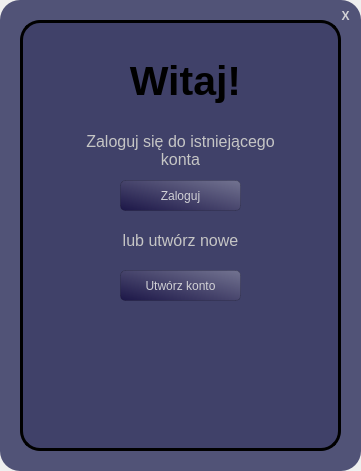
<?xml version="1.0" encoding="UTF-8"?>
<ui version="4.0">
 <class>MainWindow</class>
 <widget class="QMainWindow" name="MainWindow">
  <property name="geometry">
   <rect>
    <x>0</x>
    <y>0</y>
    <width>361</width>
    <height>471</height>
   </rect>
  </property>
  <property name="windowTitle">
   <string>MainWindow</string>
  </property>
  <property name="styleSheet">
   <string notr="true"/>
  </property>
  <widget class="QWidget" name="centralwidget">
   <widget class="QWidget" name="widget_2" native="true">
    <property name="geometry">
     <rect>
      <x>0</x>
      <y>0</y>
      <width>361</width>
      <height>471</height>
     </rect>
    </property>
    <property name="styleSheet">
     <string notr="true">QWidget#widget_2{background-color:rgba(37, 39, 85, 200);
border-radius: 20px;}</string>
    </property>
    <widget class="QWidget" name="widget_3" native="true">
     <property name="geometry">
      <rect>
       <x>20</x>
       <y>20</y>
       <width>321</width>
       <height>431</height>
      </rect>
     </property>
     <property name="styleSheet">
      <string notr="true">QWidget#widget_3{background-color:rgba(37, 39, 85, 100);
border-radius: 20px;
border:3px solid;}</string>
     </property>
     <widget class="QPushButton" name="accountbtn">
      <property name="geometry">
       <rect>
        <x>100</x>
        <y>250</y>
        <width>121</width>
        <height>31</height>
       </rect>
      </property>
      <property name="styleSheet">
       <string notr="true">QPushButton#accountbtn{
background-color: qlineargradient(spread:pad, x1:0.017, y1:0.937409, x2:1, y2:0, stop:0 rgba(17, 9, 61, 178), stop:1 rgba(255, 255, 255, 68));
border-radius: 5px;
color: rgba(226, 226, 226, 227);
border: 1px solid rgba(0,0,0,0.15);
}
QPushButton#accountbtn:hover{
background-color: qlineargradient(spread:pad, x1:0.017, y1:0.937409, x2:1, y2:0, stop:0 rgba(17, 9, 61, 178), stop:0.295455 rgba(255, 255, 255, 68));
}
QPushButton#accountbtn:pressed{
padding-left:2px;
padding-top:2px;
background-color:rgb(100, 100, 132);
}</string>
      </property>
      <property name="text">
       <string>Utwórz konto</string>
      </property>
     </widget>
     <widget class="QPushButton" name="loginbtn">
      <property name="geometry">
       <rect>
        <x>100</x>
        <y>160</y>
        <width>121</width>
        <height>31</height>
       </rect>
      </property>
      <property name="styleSheet">
       <string notr="true">QPushButton#loginbtn{
background-color: qlineargradient(spread:pad, x1:0.017, y1:0.937409, x2:1, y2:0, stop:0 rgba(17, 9, 61, 178), stop:1 rgba(255, 255, 255, 68));
border-radius: 5px;
color: rgba(226, 226, 226, 227);
border: 1px solid rgba(0,0,0,0.15);
}
QPushButton#loginbtn:hover{
background-color: qlineargradient(spread:pad, x1:0.017, y1:0.937409, x2:1, y2:0, stop:0 rgba(17, 9, 61, 178), stop:0.295455 rgba(255, 255, 255, 68));
}
QPushButton#loginbtn:pressed{
padding-left:2px;
padding-top:2px;
background-color:rgb(100, 100, 132);
}</string>
      </property>
      <property name="text">
       <string>Zaloguj</string>
      </property>
     </widget>
     <widget class="QLabel" name="welcometxt">
      <property name="geometry">
       <rect>
        <x>100</x>
        <y>30</y>
        <width>131</width>
        <height>61</height>
       </rect>
      </property>
      <property name="font">
       <font>
        <family>MS Shell Dlg 2</family>
        <pointsize>31</pointsize>
        <weight>75</weight>
        <italic>false</italic>
        <bold>true</bold>
       </font>
      </property>
      <property name="styleSheet">
       <string notr="true">font: 31pt &quot;MS Shell Dlg 2&quot;;
font-weight: bold;</string>
      </property>
      <property name="text">
       <string>Witaj!</string>
      </property>
      <property name="alignment">
       <set>Qt::AlignCenter</set>
      </property>
     </widget>
     <widget class="QLabel" name="infotxt">
      <property name="geometry">
       <rect>
        <x>60</x>
        <y>110</y>
        <width>201</width>
        <height>41</height>
       </rect>
      </property>
      <property name="font">
       <font>
        <family>MS Shell Dlg 2</family>
        <pointsize>12</pointsize>
        <weight>50</weight>
        <italic>false</italic>
        <bold>false</bold>
       </font>
      </property>
      <property name="mouseTracking">
       <bool>false</bool>
      </property>
      <property name="styleSheet">
       <string notr="true">font: 12pt &quot;MS Shell Dlg 2&quot;;
color: rgb(197, 197, 197);</string>
      </property>
      <property name="text">
       <string>Zaloguj się do istniejącego konta</string>
      </property>
      <property name="textFormat">
       <enum>Qt::AutoText</enum>
      </property>
      <property name="alignment">
       <set>Qt::AlignCenter</set>
      </property>
      <property name="wordWrap">
       <bool>true</bool>
      </property>
     </widget>
     <widget class="QWidget" name="widget" native="true">
      <property name="geometry">
       <rect>
        <x>80</x>
        <y>300</y>
        <width>151</width>
        <height>101</height>
       </rect>
      </property>
      <property name="styleSheet">
       <string notr="true">border-image: url(background.png)</string>
      </property>
     </widget>
     <widget class="QLabel" name="infotxt_2">
      <property name="geometry">
       <rect>
        <x>60</x>
        <y>200</y>
        <width>201</width>
        <height>41</height>
       </rect>
      </property>
      <property name="font">
       <font>
        <family>MS Shell Dlg 2</family>
        <pointsize>12</pointsize>
        <weight>50</weight>
        <italic>false</italic>
        <bold>false</bold>
       </font>
      </property>
      <property name="mouseTracking">
       <bool>false</bool>
      </property>
      <property name="styleSheet">
       <string notr="true">font: 12pt &quot;MS Shell Dlg 2&quot;;
color: rgb(197, 197, 197);</string>
      </property>
      <property name="text">
       <string>lub utwórz nowe</string>
      </property>
      <property name="textFormat">
       <enum>Qt::AutoText</enum>
      </property>
      <property name="alignment">
       <set>Qt::AlignCenter</set>
      </property>
      <property name="wordWrap">
       <bool>true</bool>
      </property>
     </widget>
    </widget>
    <widget class="QPushButton" name="exitbtn">
     <property name="geometry">
      <rect>
       <x>330</x>
       <y>0</y>
       <width>31</width>
       <height>31</height>
      </rect>
     </property>
     <property name="styleSheet">
      <string notr="true">QPushButton#exitbtn{
background-color: qlineargradient(spread:pad, x1:0.017, y1:0.937409, x2:1, y2:0, stop:0 rgba(17, 9, 61, 0), stop:1 rgba(255, 255, 255, 0));
border-radius: 7px;
color: rgba(226, 226, 226, 227);
font-weight: bold;
}
QPushButton#exitbtn:hover{
background-color: qlineargradient(spread:pad, x1:0.017, y1:0.937409, x2:1, y2:0, stop:0 rgba(17, 9, 61, 200), stop:0.295455 rgba(255, 255, 255, 0));
}
QPushButton#exitbtn:pressed{
padding-left:2px;
padding-top:2px;
background-color:qlineargradient(spread:pad, x1:0.017, y1:0.937409, x2:1, y2:0, stop:0 rgba(17, 9, 61, 200), stop:0.295455 rgba(255, 255, 255, 0));
}</string>
     </property>
     <property name="text">
      <string>Х</string>
     </property>
    </widget>
   </widget>
  </widget>
 </widget>
 <resources/>
 <connections/>
</ui>
